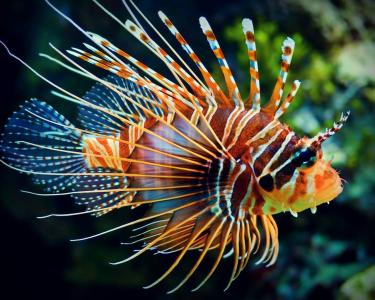
#> input picture datas/images/fish.jpg, 375 x 300 px
$ python histgram-rgb.py
#> lines starting #> are read from the running program, lines starting #| are printed output that depends on the picture
# -*- coding: utf-8 -*-
"""
计算彩色图像各通道的直方图及图像区域直方图
"""
import cv2 as cv
import numpy as np
from matplotlib import pyplot as plt

img = cv.imread('../../../../datas/images/fish.jpg')
#> img is the input picture: shape (300, 375, 3); mean B, G, R 57.2, 67.8, 64.8
color = ('b','g','r')
plt.subplot(121)
plt.imshow(img)
plt.subplot(122)
for i,col in enumerate(color):
    histr = cv.calcHist([img],[i],None,[256],[0,256])
    plt.plot(histr,color = col)
    plt.xlim([0,256])

# 使用Mask计算某区域直方图
img_gray = cv.cvtColor(img,cv.COLOR_RGB2GRAY)
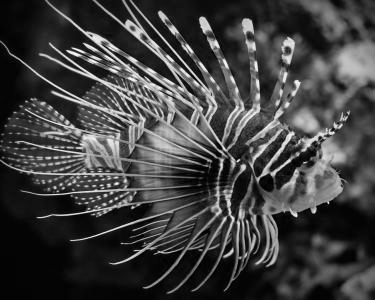
#> img_gray: shape (300, 375); min 0, max 254, mean 64.3
mask = np.zeros(img_gray.shape[:2],np.uint8)
mask[100:200,100:200] = 255
masked_img = cv.bitwise_and(img_gray,img_gray,mask = mask)
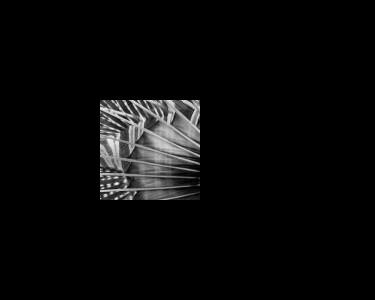
#> masked_img: shape (300, 375); min 0, max 248, mean 9.5
hist_full = cv.calcHist([img],[0],None,[256],[0,256])
#> hist_full = 256 values, max 4841 at index 12, min 6 at index 254, mean 439.5
hist_mask = cv.calcHist([img],[0],mask,[256],[0,256])
#> hist_mask = 256 values, max 323 at index 0, min 0 at index 234, mean 39.06

plt.figure()
plt.subplot(221)
plt.imshow(img_gray,'gray')
plt.subplot(222)
plt.imshow(mask,'gray')
plt.subplot(223)
plt.imshow(masked_img,'gray')
plt.subplot(224)
plt.plot(hist_full)
plt.plot(hist_mask)
plt.xlim([0,256])


plt.show()
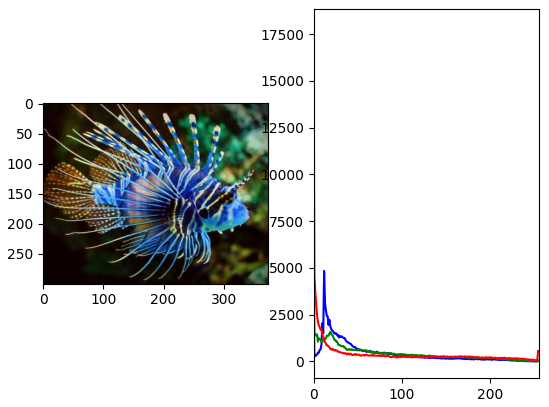
#> figure drawn by matplotlib, 2 panels; B, G, R data is drawn as R, G, B; panel 2: curve peaks at x = 12, y = 4841; panel 2: curve peaks at x = 0, y = 7382; panel 2: curve peaks at x = 0, y = 17970
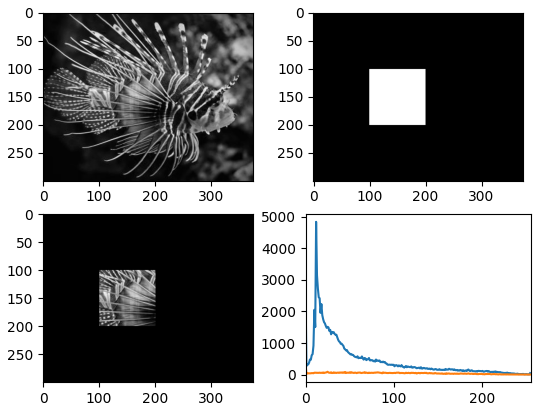
#> figure drawn by matplotlib, 4 panels; panel 4: curve peaks at x = 12, y = 4841; panel 4: curve peaks at x = 0, y = 323
